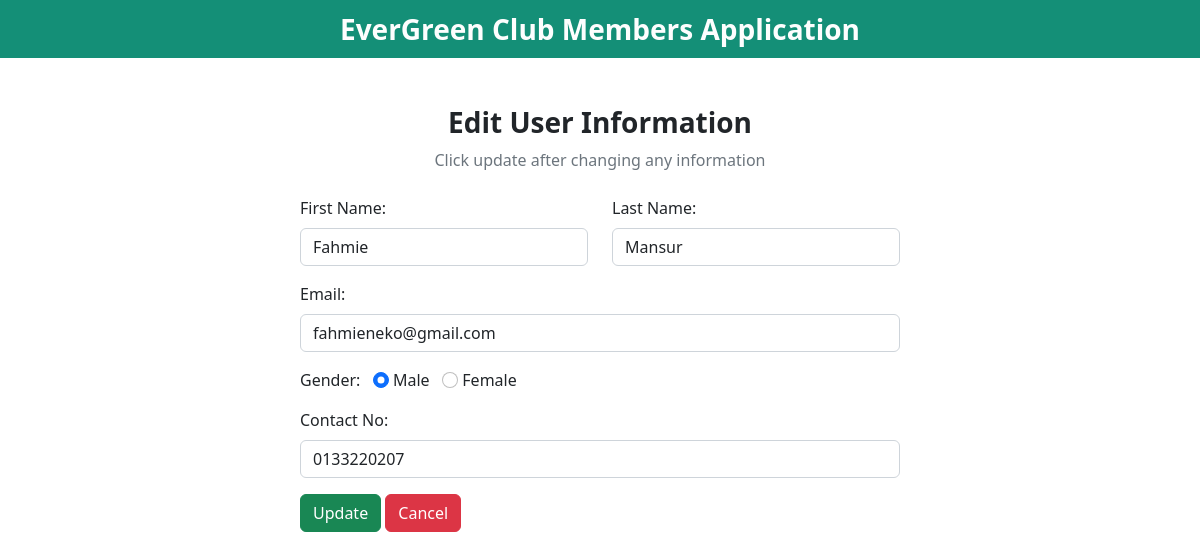
The app's page /editmembers.php?id=4 with its own data.
### tables this page shows
CREATE TABLE `members` (
  `id` int NOT NULL,
  `first_name` varchar(150) NOT NULL,
  `last_name` varchar(150) NOT NULL,
  `email` varchar(150) NOT NULL,
  `gender` varchar(50) NOT NULL,
  `contact_no` varchar(12) NOT NULL
);

### editmembers.php (the view, shortened to what this page needs)
<?php
include "dbcon.php";
$id = $_GET["id"];
?>
<!DOCTYPE html>
<html lang="en">
<head>
  <link href="https://cdn.jsdelivr.net/npm/bootstrap@5.2.3/dist/css/bootstrap.min.css" rel="stylesheet">
  <link rel="stylesheet" href="https://cdnjs.cloudflare.com/ajax/libs/font-awesome/6.4.0/css/all.min.css" />
</head>
<body>
  <nav class="navbar navbar-light justify-content-center fs-3 mb-5" style="background-color: #148F77; color: #FDFEFE;" >
    <b>EverGreen Club Members Application</b>
  </nav>
  <div class="container">
    <div class="text-center mb-4">
      <h3><b>Edit User Information</b></h3>
      <p class="text-muted">Click update after changing any information</p>
    </div>
    <?php
    $sql = "SELECT * FROM `members` WHERE id = $id LIMIT 1";
    $result = mysqli_query($con, $sql);
    $row = mysqli_fetch_assoc($result);
    ?>
    <div class="container d-flex justify-content-center">
      <form action="" method="post" style="width:50vw; min-width:300px;">
        <div class="row mb-3">
          <div class="col">
            <label class="form-label">First Name:</label>
            <input type="text" class="form-control" name="first_name" value="<?php echo $row['first_name'] ?>">
          </div>
          <div class="col">
            <label class="form-label">Last Name:</label>
            <input type="text" class="form-control" name="last_name" value="<?php echo $row['last_name'] ?>">
          </div>
        </div>
        <div class="mb-3">
          <label class="form-label">Email:</label>
          <input type="email" class="form-control" name="email" value="<?php echo $row['email'] ?>">
        </div>
        <div class="form-group mb-3">
          <label>Gender:</label>
          <input type="radio" class="form-check-input" name="gender" id="male" value="male" <?php echo ($row["gender"] == 'male') ? "checked" : ""; ?>>
          <label for="male" class="form-input-label">Male</label>
          <input type="radio" class="form-check-input" name="gender" id="female" value="female" <?php echo ($row["gender"] == 'female') ? "checked" : ""; ?>>
          <label for="female" class="form-input-label">Female</label>
        </div>
        <div class="mb-3">
          <label class="form-label">Contact No:</label>
          <input type="phone" class="form-control" name="contact_no" value="<?php echo $row['contact_no'] ?>">
        </div>
        <div>
          <button type="submit" class="btn btn-success" name="submit">Update</button>
          <a href="members.php" class="btn btn-danger">Cancel</a>
        </div>
      </form>
    </div>
  </div>
</body>
</html>

### records on screen
members: first_name "Fahmie", last_name "Mansur", email "fahmieneko@gmail.com", gender "☑ Male", gender "☐ Female", contact_no "0133220207"
